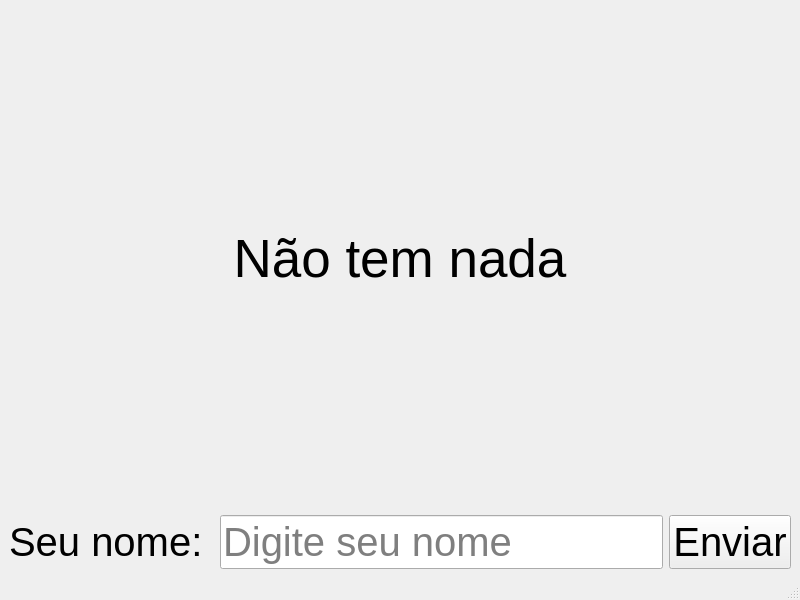
<?xml version="1.0" encoding="UTF-8"?>
<ui version="4.0">
 <class>MainWindow</class>
 <widget class="QMainWindow" name="MainWindow">
  <property name="geometry">
   <rect>
    <x>0</x>
    <y>0</y>
    <width>800</width>
    <height>600</height>
   </rect>
  </property>
  <property name="windowTitle">
   <string>MainWindow</string>
  </property>
  <widget class="QWidget" name="centralwidget">
   <layout class="QHBoxLayout" name="horizontalLayout">
    <item>
     <layout class="QGridLayout" name="gridLayout">
      <item row="0" column="0">
       <widget class="QLabel" name="labelResult">
        <property name="font">
         <font>
          <pointsize>40</pointsize>
         </font>
        </property>
        <property name="text">
         <string>Não tem nada</string>
        </property>
        <property name="alignment">
         <set>Qt::AlignCenter</set>
        </property>
       </widget>
      </item>
      <item row="1" column="0">
       <layout class="QGridLayout" name="gridLayout_2">
        <item row="0" column="1">
         <widget class="QLineEdit" name="lineName">
          <property name="font">
           <font>
            <pointsize>30</pointsize>
           </font>
          </property>
          <property name="placeholderText">
           <string>Digite seu nome</string>
          </property>
         </widget>
        </item>
        <item row="0" column="0">
         <widget class="QLabel" name="labelName">
          <property name="font">
           <font>
            <pointsize>30</pointsize>
           </font>
          </property>
          <property name="text">
           <string>Seu nome: </string>
          </property>
         </widget>
        </item>
        <item row="0" column="2">
         <widget class="QPushButton" name="buttonSend">
          <property name="font">
           <font>
            <pointsize>30</pointsize>
           </font>
          </property>
          <property name="text">
           <string>Enviar</string>
          </property>
         </widget>
        </item>
       </layout>
      </item>
     </layout>
    </item>
   </layout>
  </widget>
  <widget class="QMenuBar" name="menubar">
   <property name="geometry">
    <rect>
     <x>0</x>
     <y>0</y>
     <width>800</width>
     <height>22</height>
    </rect>
   </property>
  </widget>
  <widget class="QStatusBar" name="statusbar"/>
 </widget>
 <resources/>
 <connections/>
</ui>
